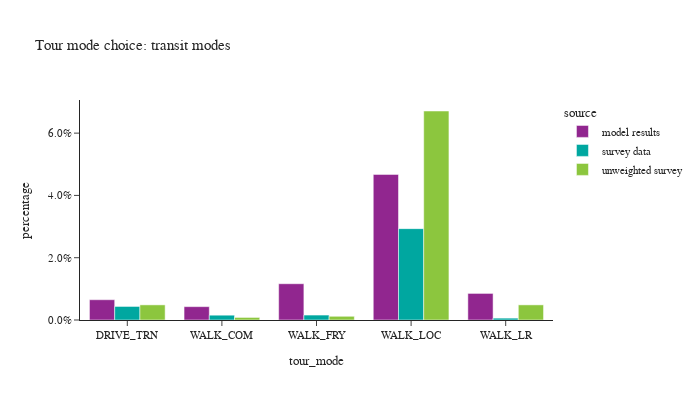

Write notebook code for a chart like this one.
### Code cell
# show only transit modes
df_plot = tour_data.groupby(['source','tour_mode'])['tour_weight'].sum().reset_index()
df_plot['percentage'] = df_plot.groupby(['source'], group_keys=False)['tour_weight']. \
    apply(lambda x: x / float(x.sum()))

fig = px.bar(df_plot.loc[df_plot['tour_mode'].isin(transit_modes)], x="tour_mode", y="percentage", color="source",barmode="group",
             title="Tour mode choice: transit modes")
fig.for_each_annotation(lambda a: a.update(text = a.text.split("=")[-1]))
fig.update_layout(height=400, width=700, yaxis=dict(tickformat=".1%"))
fig.show()

### Figure 1 — Plotly figure (JSON) as saved in the notebook; plotly's stock layout.template omitted (floating-point values rounded to 4 significant figures)
{"data": [{"alignmentgroup": "True", "hovertemplate": "source=model results<br>tour_mode=%{x}<br>percentage=%{y}<extra></extra>", "legendgroup": "model results", "marker": {"color": "#91268F", "pattern": {"shape": ""}}, "name": "model results", "offsetgroup": "model results", "orientation": "v", "showlegend": true, "textposition": "auto", "type": "bar", "x": ["DRIVE_TRN", "WALK_COM", "WALK_FRY", "WALK_LOC", "WALK_LR"], "xaxis": "x", "y": [0.00651, 0.004286, 0.01165, 0.04676, 0.008533], "yaxis": "y"}, {"alignmentgroup": "True", "hovertemplate": "source=survey data<br>tour_mode=%{x}<br>percentage=%{y}<extra></extra>", "legendgroup": "survey data", "marker": {"color": "#00A7A0", "pattern": {"shape": ""}}, "name": "survey data", "offsetgroup": "survey data", "orientation": "v", "showlegend": true, "textposition": "auto", "type": "bar", "x": ["DRIVE_TRN", "WALK_COM", "WALK_FRY", "WALK_LOC", "WALK_LR"], "xaxis": "x", "y": [0.00435, 0.001546, 0.001586, 0.02934, 0.0005997], "yaxis": "y"}, {"alignmentgroup": "True", "hovertemplate": "source=unweighted survey<br>tour_mode=%{x}<br>percentage=%{y}<extra></extra>", "legendgroup": "unweighted survey", "marker": {"color": "#8CC63E", "pattern": {"shape": ""}}, "name": "unweighted survey", "offsetgroup": "unweighted survey", "orientation": "v", "showlegend": true, "textposition": "auto", "type": "bar", "x": ["DRIVE_TRN", "WALK_COM", "WALK_FRY", "WALK_LOC", "WALK_LR"], "xaxis": "x", "y": [0.004859, 0.0008251, 0.001192, 0.06711, 0.004859], "yaxis": "y"}], "layout": {"barmode": "group", "height": 400, "legend": {"title": {"text": "source"}, "tracegroupgap": 0}, "title": {"text": "Tour mode choice: transit modes"}, "width": 700, "xaxis": {"anchor": "y", "domain": [0.0, 1.0], "title": {"text": "tour_mode"}}, "yaxis": {"anchor": "x", "domain": [0.0, 1.0], "tickformat": ".1%", "title": {"text": "percentage"}}}}
